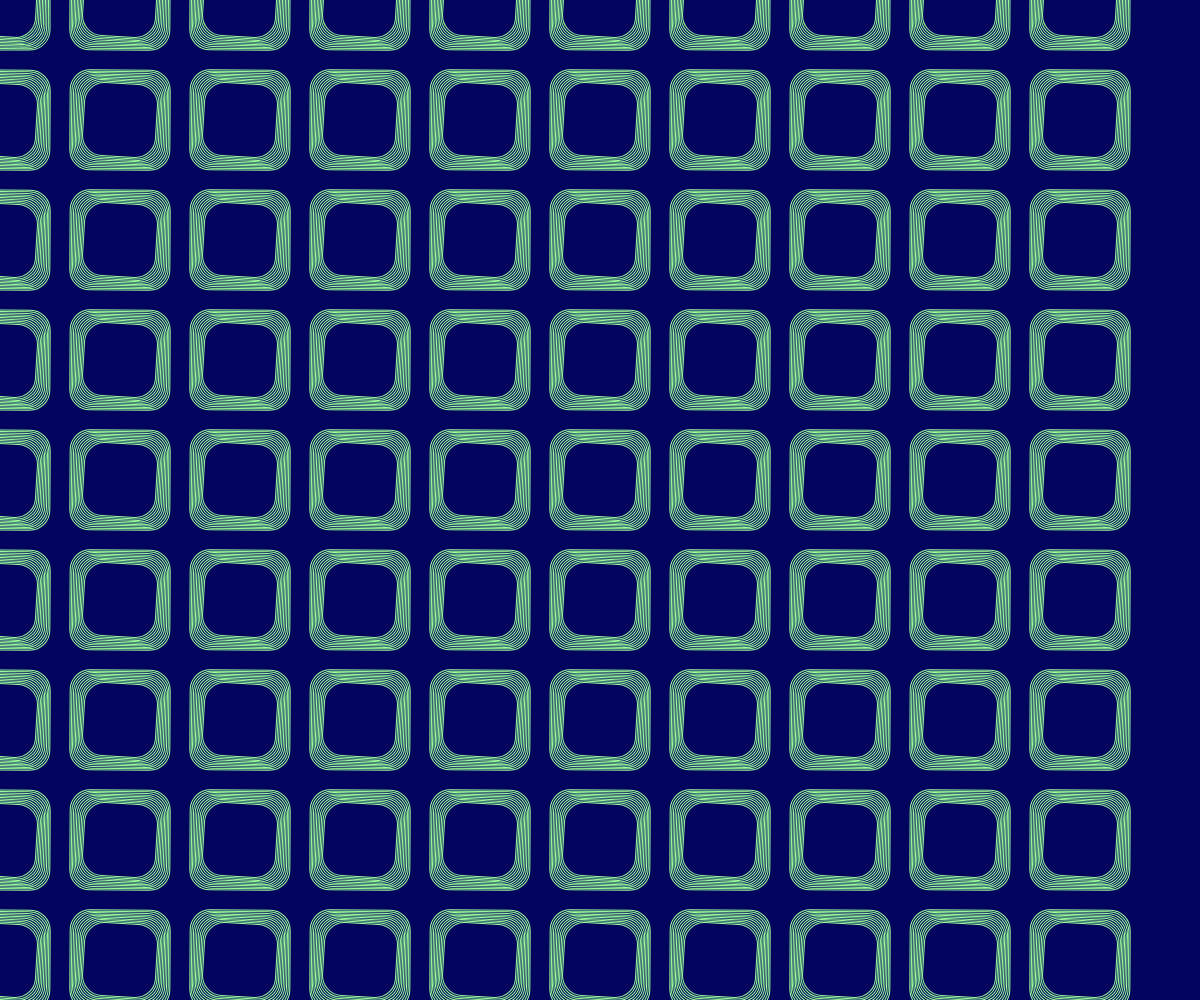
Frame 1 (no input)
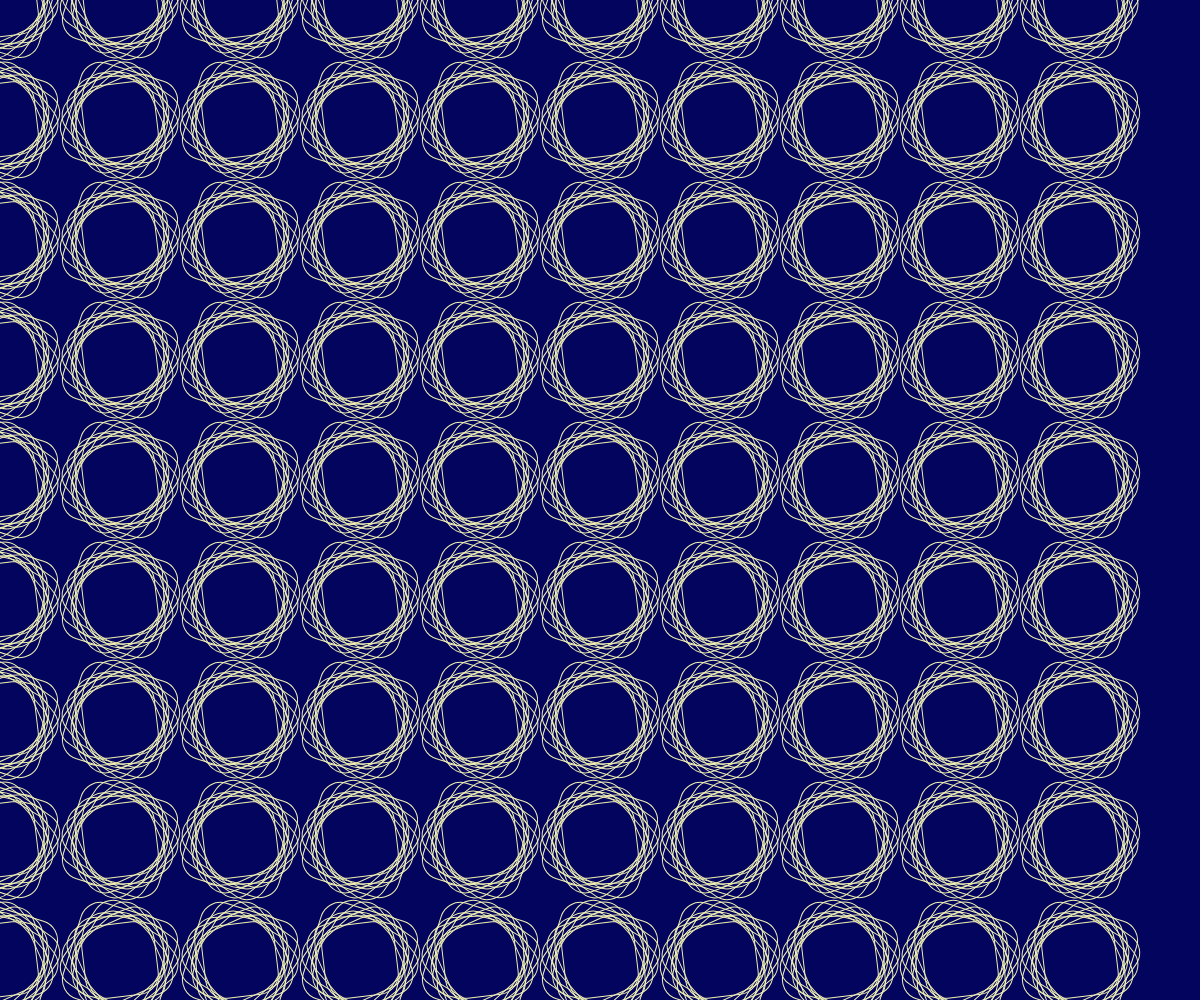
Frame 60 (no input)
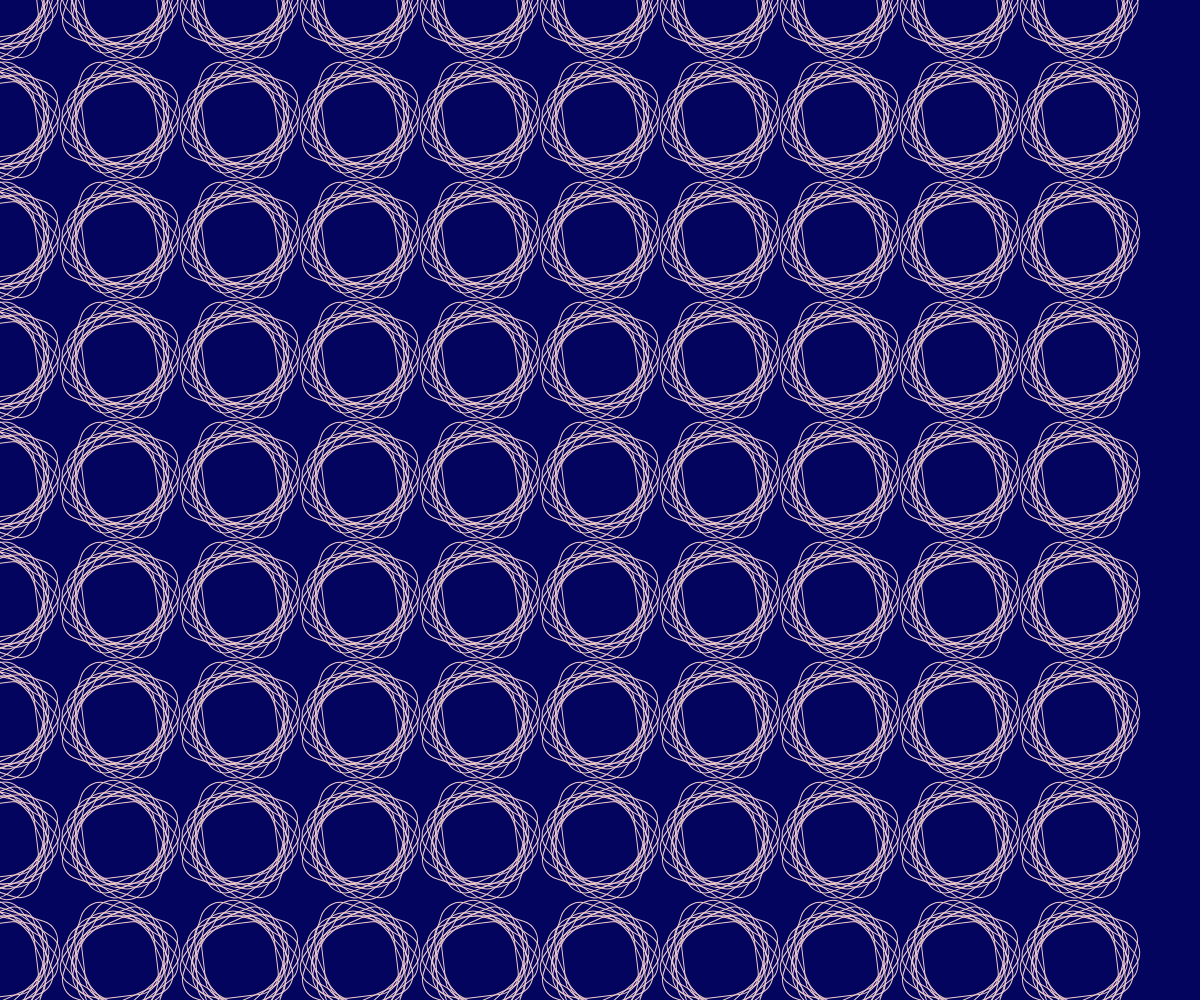
Frame 120 (the mouse pressed at the canvas centre since frame 60)

The p5.js sketch that drew these frames (run headless with seeded random() and noise() and a simulated clock; from frame 60 on, the mouse is pressed at the canvas centre):

// p5.js sketch
// ── sketch.js
let angle = 0
function setup() {
  createCanvas(windowWidth, windowHeight);
  background("#03045e")
  rectMode(CENTER)  //畫方形以中心點為座標點
  noFill()  //方形不填入顏色
  angleMode(DEGREES)  //設定角度的單位為0-360
  //frameRate(10)   //設定每秒進入draw()函數的次數
}

function draw() {
  background("#03045e");
  //translate(width/2,height/2)  //把原點由視窗左上角移到視窗中心點
  for(let y=0;y<height;y = y+120){
    for(let x=0;x<width;x = x+120){
      push()   //重新設定格式(包含原點位置，線條顏色)
        translate(x,y)  //把原點放在滑鼠游標上
        stroke(255)  //線條顏色
      for(let i=0;i<10;i = i+1){
        let r = map(sin(frameCount),-1,1,50,255)
        let g = map(cos(frameCount/2),-1,1,50,255)
        let b = map(sin(frameCount/4),-1,1,50,255)
        stroke(r,g,b)
        rotate(angle)   //把物件旋轉10度的角度，以原點(0，0)作為旋轉的基準點
        rect(0,0,100-i*3,100-i*3,20)  //畫一個方形，在視窗的中間，寬跟高皆為600
        angle = sin(frameCount) * 20 //讓方形的旋轉角度為-100-100度的範圍內
      }
      pop()  //取消所有設定格式
    }
  }
}
